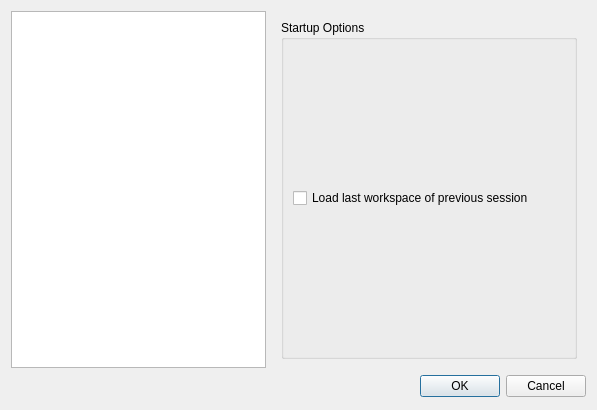
<?xml version="1.0" encoding="UTF-8"?>
<ui version="4.0">
 <class>CApplicationSettingsDlg</class>
 <widget class="QDialog" name="CApplicationSettingsDlg">
  <property name="geometry">
   <rect>
    <x>0</x>
    <y>0</y>
    <width>597</width>
    <height>410</height>
   </rect>
  </property>
  <property name="minimumSize">
   <size>
    <width>597</width>
    <height>0</height>
   </size>
  </property>
  <property name="windowTitle">
   <string>Global Settings</string>
  </property>
  <layout class="QVBoxLayout" name="verticalLayout_2">
   <item>
    <layout class="QHBoxLayout" name="MainLayout">
     <item>
      <widget class="QListWidget" name="Contents_ListWidget"/>
     </item>
     <item>
      <widget class="QStackedWidget" name="Pages_StackedWidget">
       <property name="currentIndex">
        <number>1</number>
       </property>
       <widget class="QWidget" name="ApplicationPaths_page">
        <layout class="QVBoxLayout" name="verticalLayout_3">
         <item>
          <widget class="QGroupBox" name="App_Data_Settings_groupBox">
           <property name="title">
            <string>Application Paths</string>
           </property>
           <layout class="QVBoxLayout" name="verticalLayout">
            <item>
             <layout class="QHBoxLayout" name="horizontalLayout">
              <item>
               <widget class="QLabel" name="OutputServer_label">
                <property name="text">
                 <string>&amp;BRAT Data</string>
                </property>
                <property name="buddy">
                 <cstring>DataDirectory_lineEdit</cstring>
                </property>
               </widget>
              </item>
              <item>
               <widget class="QLineEdit" name="DataDirectory_lineEdit"/>
              </item>
              <item>
               <widget class="QPushButton" name="BrowseParseDataDirectory_pushButton">
                <property name="text">
                 <string>&amp;Browse...</string>
                </property>
               </widget>
              </item>
             </layout>
            </item>
            <item>
             <layout class="QHBoxLayout" name="horizontalLayout_2">
              <item>
               <widget class="QLabel" name="label">
                <property name="text">
                 <string>External Data</string>
                </property>
               </widget>
              </item>
              <item>
               <widget class="QLineEdit" name="ExternalDataDirectory_lineEdit"/>
              </item>
              <item>
               <widget class="QPushButton" name="Browse_ExternalDataPath_pushButton">
                <property name="text">
                 <string>Browse...</string>
                </property>
               </widget>
              </item>
             </layout>
            </item>
            <item>
             <layout class="QHBoxLayout" name="horizontalLayout_3">
              <item>
               <widget class="QLabel" name="label_2">
                <property name="text">
                 <string>Workspaces</string>
                </property>
               </widget>
              </item>
              <item>
               <widget class="QLineEdit" name="ProjectsDirectory_lineEdit"/>
              </item>
              <item>
               <widget class="QPushButton" name="Browse_ProjectsPath_pushButton">
                <property name="text">
                 <string>Browse...</string>
                </property>
               </widget>
              </item>
             </layout>
            </item>
            <item>
             <widget class="QCheckBox" name="AutoRelativePaths_checkBox">
              <property name="text">
               <string>Set all directories relative to data directory</string>
              </property>
             </widget>
            </item>
           </layout>
          </widget>
         </item>
        </layout>
       </widget>
       <widget class="QWidget" name="StartupOptions_page">
        <layout class="QHBoxLayout" name="horizontalLayout_4">
         <item>
          <widget class="QGroupBox" name="mStartupOptions_groupBox">
           <property name="title">
            <string>Startup Options</string>
           </property>
           <layout class="QVBoxLayout" name="verticalLayout_5">
            <item>
             <widget class="QCheckBox" name="LoadLastProjectAtAtartup_checkBox">
              <property name="text">
               <string>Load last workspace of previous session</string>
              </property>
             </widget>
            </item>
           </layout>
          </widget>
         </item>
        </layout>
       </widget>
       <widget class="QWidget" name="ApplicationStyles_page">
        <layout class="QVBoxLayout" name="verticalLayout_4">
         <item>
          <widget class="QLabel" name="label_3">
           <property name="text">
            <string>Application Styles</string>
           </property>
          </widget>
         </item>
         <item>
          <widget class="QListWidget" name="Styles_listWidget"/>
         </item>
         <item>
          <widget class="QCheckBox" name="DefaultStyle_checkBox">
           <property name="text">
            <string>Use the default style</string>
           </property>
          </widget>
         </item>
         <item>
          <widget class="QLabel" name="label_4">
           <property name="text">
            <string>Style Sheets</string>
           </property>
          </widget>
         </item>
         <item>
          <widget class="QListWidget" name="StyleSheets_listWidget"/>
         </item>
         <item>
          <widget class="QCheckBox" name="NoStyleSheet_checkBox">
           <property name="text">
            <string>Do not use a style sheet</string>
           </property>
          </widget>
         </item>
        </layout>
       </widget>
       <widget class="QWidget" name="OtherOptions_page">
        <layout class="QVBoxLayout" name="verticalLayout_6">
         <item>
          <widget class="QGroupBox" name="OtherOptions_groupBox">
           <property name="title">
            <string>Other Options</string>
           </property>
          </widget>
         </item>
        </layout>
       </widget>
      </widget>
     </item>
    </layout>
   </item>
   <item>
    <widget class="QDialogButtonBox" name="buttonBox">
     <property name="minimumSize">
      <size>
       <width>495</width>
       <height>25</height>
      </size>
     </property>
     <property name="standardButtons">
      <set>QDialogButtonBox::Cancel|QDialogButtonBox::Ok</set>
     </property>
    </widget>
   </item>
  </layout>
 </widget>
 <resources/>
 <connections>
  <connection>
   <sender>buttonBox</sender>
   <signal>accepted()</signal>
   <receiver>CApplicationSettingsDlg</receiver>
   <slot>accept()</slot>
   <hints>
    <hint type="sourcelabel">
     <x>248</x>
     <y>254</y>
    </hint>
    <hint type="destinationlabel">
     <x>157</x>
     <y>274</y>
    </hint>
   </hints>
  </connection>
  <connection>
   <sender>buttonBox</sender>
   <signal>rejected()</signal>
   <receiver>CApplicationSettingsDlg</receiver>
   <slot>reject()</slot>
   <hints>
    <hint type="sourcelabel">
     <x>316</x>
     <y>260</y>
    </hint>
    <hint type="destinationlabel">
     <x>286</x>
     <y>274</y>
    </hint>
   </hints>
  </connection>
 </connections>
</ui>
